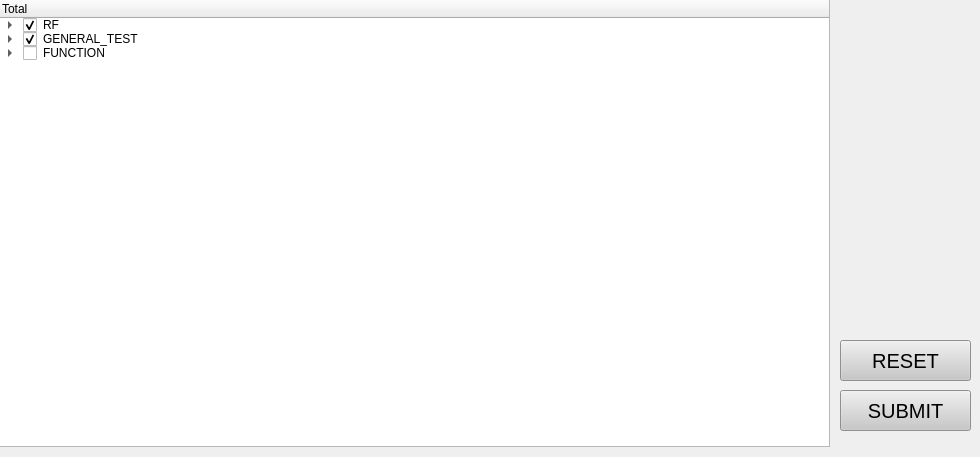
    <widget class="QWidget" name="tab_4">
     <attribute name="title">
      <string>Test flow</string>
     </attribute>
     <widget class="QTreeWidget" name="trwTestFlow">
      <property name="geometry">
       <rect>
        <x>-1</x>
        <y>-1</y>
        <width>831</width>
        <height>448</height>
       </rect>
      </property>
      <column>
       <property name="text">
        <string>Total</string>
       </property>
      </column>
      <item>
       <property name="text">
        <string>RF</string>
       </property>
       <property name="checkState">
        <enum>Checked</enum>
       </property>
       <item>
        <property name="text">
         <string>TX</string>
        </property>
        <property name="checkState">
         <enum>Checked</enum>
        </property>
       </item>
       <item>
        <property name="text">
         <string>RX</string>
        </property>
        <property name="checkState">
         <enum>Checked</enum>
        </property>
       </item>
       <item>
        <property name="text">
         <string>ANALOG</string>
        </property>
        <property name="checkState">
         <enum>Checked</enum>
        </property>
       </item>
      </item>
      <item>
       <property name="text">
        <string>GENERAL_TEST</string>
       </property>
       <property name="checkState">
        <enum>Checked</enum>
       </property>
       <item>
        <property name="text">
         <string>USER_FW_CKECK</string>
        </property>
        <property name="checkState">
         <enum>Checked</enum>
        </property>
        <item>
         <property name="text">
          <string>USER_FW_VER_TEST</string>
         </property>
         <property name="checkState">
          <enum>Checked</enum>
         </property>
         <item>
          <property name="text">
           <string>USER_FW_VER_BAUD</string>
          </property>
          <item>
           <property name="text">
            <string>115200</string>
           </property>
           <property name="flags">
            <set>ItemIsSelectable|ItemIsEditable|ItemIsDragEnabled|ItemIsUserCheckable|ItemIsEnabled</set>
           </property>
          </item>
         </item>
         <item>
          <property name="text">
           <string>USER_FW_VER_STR</string>
          </property>
          <item>
           <property name="text">
            <string>ver_1.0.0</string>
           </property>
           <property name="flags">
            <set>ItemIsSelectable|ItemIsEditable|ItemIsDragEnabled|ItemIsUserCheckable|ItemIsEnabled</set>
           </property>
          </item>
         </item>
         <item>
          <property name="text">
           <string>USER_FW_VER_TIMEOUT(s)</string>
          </property>
          <item>
           <property name="text">
            <string>3</string>
           </property>
           <property name="flags">
            <set>ItemIsSelectable|ItemIsEditable|ItemIsDragEnabled|ItemIsUserCheckable|ItemIsEnabled</set>
           </property>
          </item>
         </item>
         <item>
          <property name="text">
           <string>USER_FW_VER_DELAY(s)</string>
          </property>
          <item>
           <property name="text">
            <string>0</string>
           </property>
           <property name="flags">
            <set>ItemIsSelectable|ItemIsEditable|ItemIsDragEnabled|ItemIsUserCheckable|ItemIsEnabled</set>
           </property>
          </item>
         </item>
        </item>
        <item>
         <property name="text">
          <string>USER_TEST_CMD&lt;cmd,rsp,tmo&gt;</string>
         </property>
         <property name="checkState">
          <enum>Unchecked</enum>
         </property>
         <property name="flags">
          <set>ItemIsSelectable|ItemIsEditable|ItemIsDragEnabled|ItemIsUserCheckable|ItemIsEnabled</set>
         </property>
         <item>
          <property name="text">
           <string>&lt;AT+GMR,&quot;1.0.b1.0&quot;,5&gt;;&lt;AT+CWLAP,&quot;OK&quot;,5&gt;</string>
          </property>
          <property name="flags">
           <set>ItemIsSelectable|ItemIsEditable|ItemIsDragEnabled|ItemIsUserCheckable|ItemIsEnabled</set>
          </property>
         </item>
        </item>
       </item>
       <item>
        <property name="text">
         <string>GPIO_8266_TEST</string>
        </property>
        <property name="checkState">
         <enum>Checked</enum>
        </property>
        <item>
         <property name="text">
          <string>GPIO_8266_TEST_PIN</string>
         </property>
         <item>
          <property name="text">
           <string>0x3030</string>
          </property>
          <property name="flags">
           <set>ItemIsSelectable|ItemIsEditable|ItemIsDragEnabled|ItemIsUserCheckable|ItemIsEnabled</set>
          </property>
         </item>
        </item>
        <item>
         <property name="text">
          <string>GPIO_8266_TEST_VAL</string>
         </property>
         <item>
          <property name="text">
           <string>0x1010</string>
          </property>
          <property name="flags">
           <set>ItemIsSelectable|ItemIsEditable|ItemIsDragEnabled|ItemIsUserCheckable|ItemIsEnabled</set>
          </property>
         </item>
        </item>
        <item>
         <property name="text">
          <string>GPIO_8266_TEST_READ_EN</string>
         </property>
         <item>
          <property name="text">
           <string>0</string>
          </property>
          <property name="flags">
           <set>ItemIsSelectable|ItemIsEditable|ItemIsDragEnabled|ItemIsUserCheckable|ItemIsEnabled</set>
          </property>
         </item>
        </item>
        <item>
         <property name="text">
          <string>GPIO_8266_TEST_VAL_TARGET</string>
         </property>
         <item>
          <property name="text">
           <string>0x3030</string>
          </property>
          <property name="flags">
           <set>ItemIsSelectable|ItemIsEditable|ItemIsDragEnabled|ItemIsUserCheckable|ItemIsEnabled</set>
          </property>
         </item>
        </item>
       </item>
       <item>
        <property name="text">
         <string>GPIO_32_TEST</string>
        </property>
        <property name="checkState">
         <enum>Checked</enum>
        </property>
        <item>
         <property name="text">
          <string>GPIO_32_TEST_VAL_0</string>
         </property>
         <item>
          <property name="text">
           <string>0xD9000C20</string>
          </property>
          <property name="flags">
           <set>ItemIsSelectable|ItemIsEditable|ItemIsDragEnabled|ItemIsUserCheckable|ItemIsEnabled</set>
          </property>
         </item>
        </item>
        <item>
         <property name="text">
          <string>GPIO_32_TEST_VAL_1</string>
         </property>
         <item>
          <property name="text">
           <string>0x0054E0E0</string>
          </property>
          <property name="flags">
           <set>ItemIsSelectable|ItemIsEditable|ItemIsDragEnabled|ItemIsUserCheckable|ItemIsEnabled</set>
          </property>
         </item>
        </item>
        <item>
         <property name="text">
          <string>GPIO_32_TEST_VAL_2</string>
         </property>
         <item>
          <property name="text">
           <string>0x00000055</string>
          </property>
          <property name="flags">
           <set>ItemIsSelectable|ItemIsEditable|ItemIsDragEnabled|ItemIsUserCheckable|ItemIsEnabled</set>
          </property>
         </item>
        </item>
        <item>
         <property name="text">
          <string>GPIO_32_TEST_TARGET_0</string>
         </property>
         <item>
          <property name="text">
           <string>0x33000000</string>
          </property>
         </item>
        </item>
        <item>
         <property name="text">
          <string>GPIO_32_TEST_TARGET_1</string>
         </property>
         <item>
          <property name="text">
           <string>0x00AC0000</string>
          </property>
          <property name="flags">
           <set>ItemIsSelectable|ItemIsEditable|ItemIsDragEnabled|ItemIsUserCheckable|ItemIsEnabled</set>
          </property>
         </item>
        </item>
        <item>
         <property name="text">
          <string>GPIO_32_TEST_TARGET_2</string>
         </property>
         <item>
          <property name="text">
           <string>0x000000BB</string>
          </property>
          <property name="flags">
           <set>ItemIsSelectable|ItemIsEditable|ItemIsDragEnabled|ItemIsUserCheckable|ItemIsEnabled</set>
          </property>
         </item>
        </item>
       </item>
       <item>
        <property name="text">
         <string>FLASH_ID_CHECK</string>
        </property>
        <property name="checkState">
         <enum>Checked</enum>
        </property>
       </item>
       <item>
        <property name="text">
         <string>FLASH_RW_CHECK</string>
        </property>
        <property name="checkState">
         <enum>Checked</enum>
        </property>
       </item>
       <item>
        <property name="text">
         <string>ADC_TEST</string>
        </property>
        <property name="checkState">
         <enum>Checked</enum>
        </property>
       </item>
       <item>
        <property name="text">
         <string>PSRAMTEST</string>
        </property>
        <property name="checkState">
         <enum>Checked</enum>
        </property>
       </item>
       <item>
        <property name="text">
         <string>PVTTEST</string>
        </property>
        <property name="checkState">
         <enum>Checked</enum>
        </property>
       </item>
      </item>
      <item>
       <property name="text">
        <string>FUNCTION</string>
       </property>
       <property name="checkState">
        <enum>Unchecked</enum>
       </property>
       <item>
        <property name="text">
         <string>USER_FW_DOWNLOAD</string>
        </property>
        <property name="checkState">
         <enum>Unchecked</enum>
        </property>
        <item>
         <property name="text">
          <string>USER_FW_DOWNLOAD_PORT</string>
         </property>
         <item>
          <property name="text">
           <string>SPI</string>
          </property>
          <property name="flags">
           <set>ItemIsSelectable|ItemIsEditable|ItemIsDragEnabled|ItemIsUserCheckable|ItemIsEnabled</set>
          </property>
         </item>
        </item>
        <item>
         <property name="text">
          <string>USER_FW_FORCE_DOWNLOAD</string>
         </property>
         <property name="checkState">
          <enum>Unchecked</enum>
         </property>
        </item>
        <item>
         <property name="text">
          <string>bin_pairs&lt;path,addr&gt;</string>
         </property>
         <item>
          <property name="text">
           <string>&lt;./image/blank.bin,0xfc000&gt;;&lt;./bin/test.bin,0x0&gt;</string>
          </property>
          <property name="flags">
           <set>ItemIsSelectable|ItemIsEditable|ItemIsDragEnabled|ItemIsUserCheckable|ItemIsEnabled</set>
          </property>
         </item>
        </item>
       </item>
       <item>
        <property name="text">
         <string>CUSTOM_MAC</string>
        </property>
        <property name="checkState">
         <enum>Unchecked</enum>
        </property>
        <item>
         <property name="text">
          <string>CUS_MAC_ADDR</string>
         </property>
         <item>
          <property name="text">
           <string>0x79000</string>
          </property>
         </item>
        </item>
        <item>
         <property name="text">
          <string>MAC_FILE_PATH</string>
         </property>
         <item>
          <property name="text">
           <string>/config/mac.csv</string>
          </property>
         </item>
        </item>
       </item>
       <item>
        <property name="text">
         <string>FLASH_CMD_TEST</string>
        </property>
        <property name="checkState">
         <enum>Unchecked</enum>
        </property>
        <item>
         <property name="text">
          <string>ESP32_FLASH_80M_TEST_CMD</string>
         </property>
         <item>
          <property name="text">
           <string>flash_op 0x0 0x5aff00a5 16 0 1 6 5 3 3 1</string>
          </property>
         </item>
        </item>
        <item>
         <property name="text">
          <string>ESP32_FLASH_PASS_FREQ_MHZ</string>
         </property>
         <item>
          <property name="text">
           <string>88</string>
          </property>
          <property name="flags">
           <set>ItemIsSelectable|ItemIsEditable|ItemIsDragEnabled|ItemIsUserCheckable|ItemIsEnabled</set>
          </property>
         </item>
        </item>
       </item>
       <item>
        <property name="text">
         <string>ESP32_ADC_REF_CAL</string>
        </property>
        <property name="checkState">
         <enum>Unchecked</enum>
        </property>
       </item>
      </item>
     </widget>
     <widget class="QPushButton" name="pbSubmit">
      <property name="geometry">
       <rect>
        <x>840</x>
        <y>390</y>
        <width>131</width>
        <height>41</height>
       </rect>
      </property>
      <property name="font">
       <font>
        <pointsize>15</pointsize>
       </font>
      </property>
      <property name="styleSheet">
       <string notr="true">border-color: rgb(0, 0, 0);
background-color: rgb(200, 200, 200);</string>
      </property>
      <property name="text">
       <string>SUBMIT</string>
      </property>
     </widget>
     <widget class="QPushButton" name="pbReset">
      <property name="geometry">
       <rect>
        <x>840</x>
        <y>340</y>
        <width>131</width>
        <height>41</height>
       </rect>
      </property>
      <property name="font">
       <font>
        <pointsize>15</pointsize>
       </font>
      </property>
      <property name="styleSheet">
       <string notr="true">border-color: rgb(0, 0, 0);
background-color: rgb(200, 200, 200);</string>
      </property>
      <property name="text">
       <string>RESET</string>
      </property>
     </widget>
    </widget>
